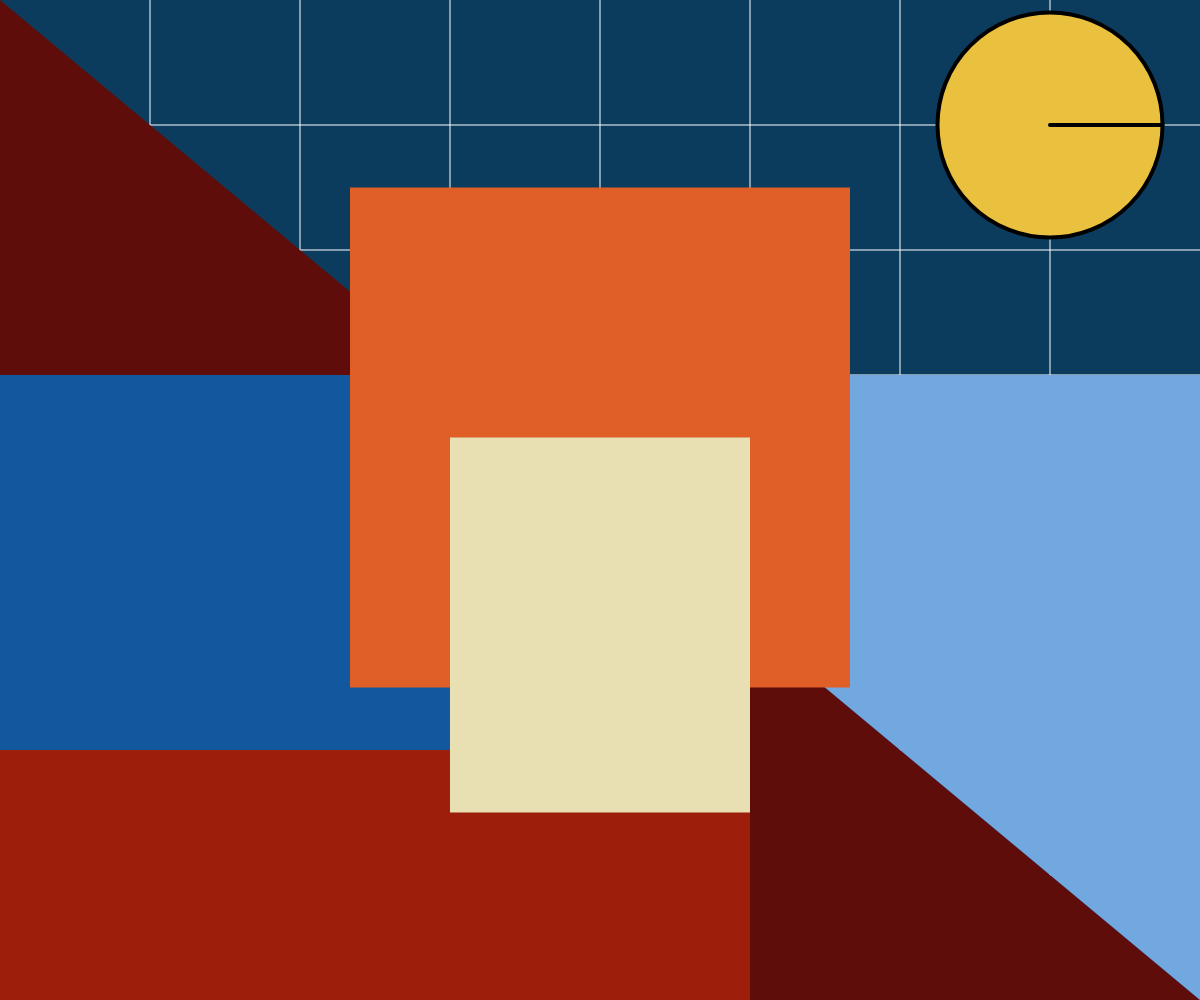
Frame 1 (no input)
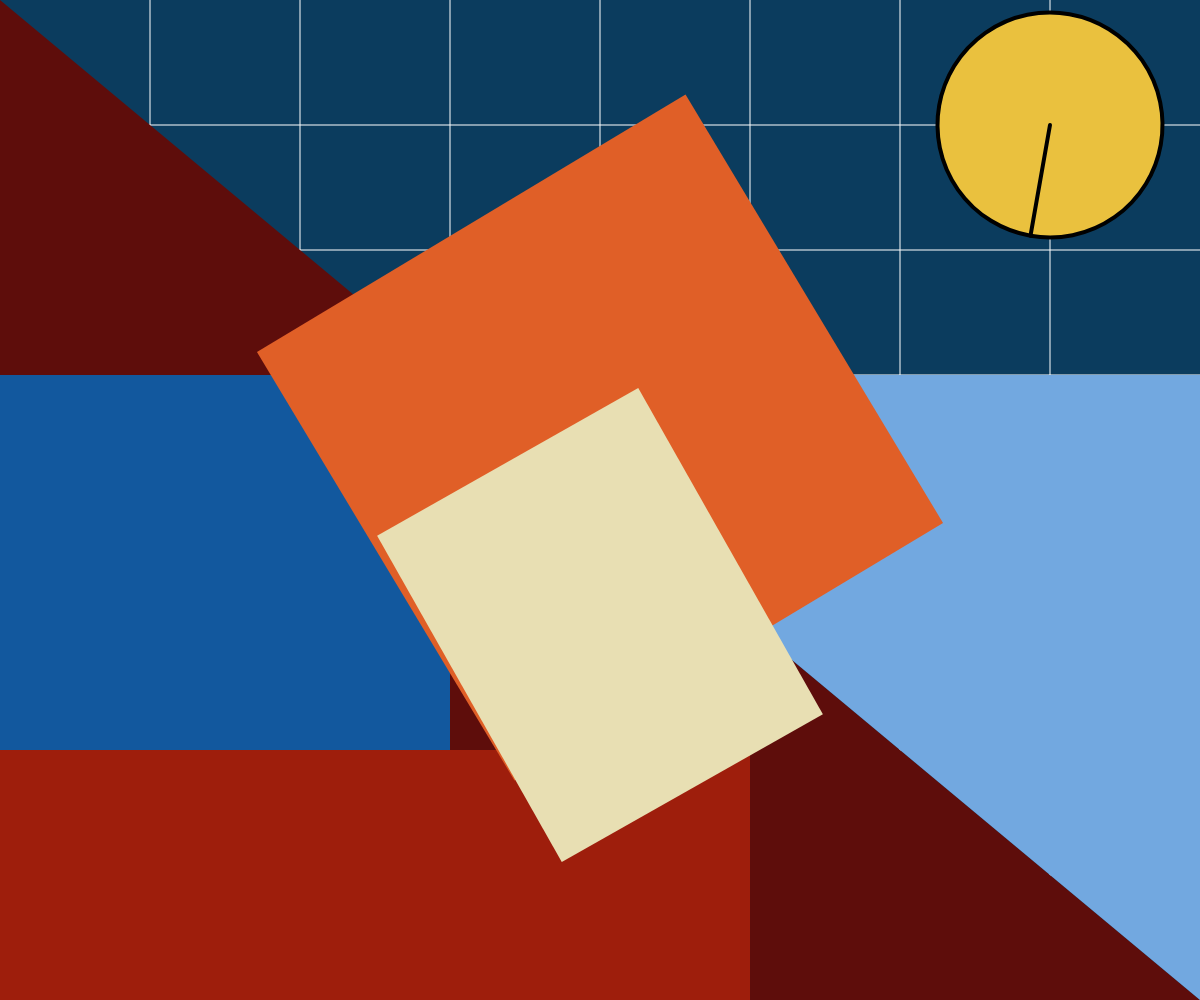
Frame 60 (no input)
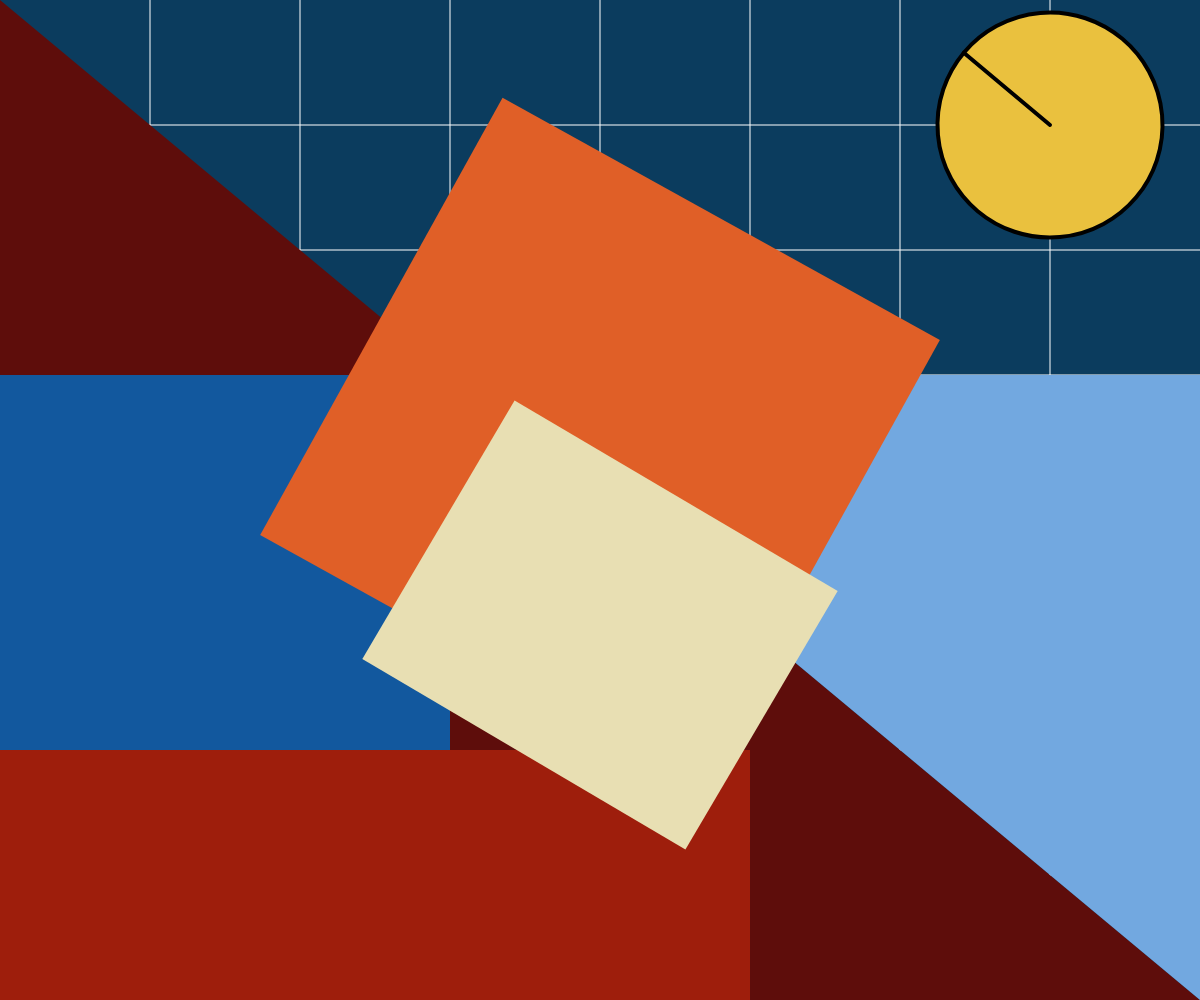
Frame 120 (the mouse pressed at the canvas centre since frame 60)

The p5.js sketch that drew these frames (run headless with seeded random() and noise() and a simulated clock; from frame 60 on, the mouse is pressed at the canvas centre):

// p5.js sketch
// ── sketch.js
const COLUMN_COUNT = 8;
const ROW_COUNT = 8;
let columnSize, rowSize;

let column = [];
let row = [];

let angle1, angle2, angle3, angle4;

function setup() {
  createCanvas(windowWidth, windowHeight);

  angleMode(DEGREES);

  angle1 = 0;
  angle2 = 0;
  angle3 = 0;
  angle4 = 0;

  columnSize = width / COLUMN_COUNT;
  rowSize = height / ROW_COUNT;

  for (i = 0; i < COLUMN_COUNT; i++) {
    column[i] = i * columnSize;
  }

  for (i = 0; i < ROW_COUNT; i++) {
    row[i] = i * rowSize;
  }
}

function draw() {
  background(11, 60, 94);

  drawGrid();

  drawPainting();
}

function drawGrid() {
  stroke(255);

  push();
  for (i = 1; i < COLUMN_COUNT; i++) {
    line(column[i], 0, column[i], height);
  }

  for (i = 1; i < ROW_COUNT; i++) {
    line(0, row[i], width, row[i]);
  }
  pop();
}

function drawPainting() {
  noStroke();
  fill(94, 13, 11);
  triangle(0, 0, 0, height, width, height);

  fill(114, 168, 224);
  triangle(column[3], row[3], width, row[3], width, height);

  fill(158, 30, 12);
  rect(0, row[6], columnSize * 5, rowSize * 2);

  fill(18, 88, 158);
  rect(0, row[3], columnSize * 3, rowSize * 3);

  push();
  rectMode(CENTER);

  push();
  translate(column[4], row[3] + rowSize / 2);
  fill(224, 95, 39);
  rotate(angle1);
  rect(0, 0, rowSize * 4);
  pop();

  push();
  translate(column[4], row[5]);
  fill(232, 223, 179);
  rotate(angle2);
  rect(0, 0, columnSize * 2, rowSize * 3);
  pop();

  pop();

  push();
  stroke(0);
  strokeWeight(4);
  fill(234, 193, 62);
  let circleSize = rowSize * 1.8;
  translate(column[7], row[1]);
  rotate(angle3);
  circle(0, 0, circleSize);
  line(0, 0, circleSize / 2, 0);
  pop();

  angle1 += 1;
  angle2 -= 0.5;
  angle3 += 20;
}
